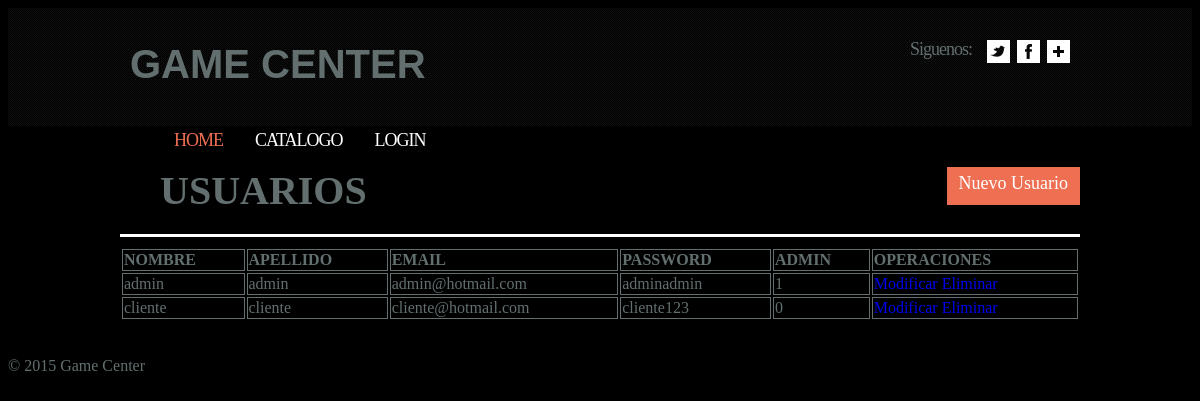
The app's page /usuarios.php with its own data.
### tables this page shows
CREATE TABLE IF NOT EXISTS `usuarios` (
`id` int(11) NOT NULL,
  `name` varchar(45) NOT NULL,
  `apellido` varchar(45) NOT NULL,
  `email` varchar(45) NOT NULL,
  `password` varchar(45) NOT NULL,
  `admin` tinyint(1) NOT NULL
);

### daos/global.php (called while the page is built, shortened)
<?php
function ejecutar_query($query)
{
    $con = mysqli_connect(SERVER, USER, PASSWORD, DB_NAME) or die ("Error " . mysqli_error($con));
    return mysqli_query($con, $query);
}

### daos/show_all_usuarios.php (called while the page is built)
<?php
include 'global.php';
$query = "select * from usuarios";
$usuarios = ejecutar_query($query);
?>

### usuarios.php (the view, shortened to what this page needs)
<?php
include 'daos/show_all_usuarios.php';
?>
<!DOCTYPE html>
<html>
<head lang="en">
    <link rel="stylesheet" href="styles/index.css"/>
    <link rel="stylesheet" href="styles/tables.css"/>
</head>
<body>
<?php include '_header.php' ?>
    <div class="table_up" id="content">
        <h2 class="title">Usuarios</h2>
        <a href="#" class="button btn_table">Nuevo Usuario</a>
    </div>
    <div class="wrap-table" id="content">
        <table align="center">
            <thead>
            <tr>
                <td> Nombre </td>
                <td> Apellido </td>
                <td> Email </td>
                <td> Password </td>
                <td> Admin </td>
                <td> Operaciones </td>
            </tr>
            </thead>
            <tbody>
            <?php foreach($usuarios as $usuario): ?>
                <tr>
                    <td> <?php echo $usuario['name'] ?> </td>
                    <td> <?php echo $usuario['apellido'] ?> </td>
                    <td> <?php echo $usuario['email'] ?> </td>
                    <td> <?php echo $usuario['password'] ?> </td>
                    <td> <?php echo $usuario['admin'] ?> </td>
                    <td>
                        <a href="#">Modificar</a>
                        <a href="#">Eliminar</a>
                    </td>
                </tr>
            <?php endforeach ?>
            </tbody>
        </table>
    </div>
<?php include '_footer.php'?>
</body>
</html>

### styles/index.css (style rules this page uses)
html { background-color: #000000; }
body { color: #636f6f; }
a { text-decoration: none; }
#content { width:960px; margin:0 auto; padding:0 0 55px 0; position:relative; }
.button { text-decoration: none; background:#ef6f53; color:#fff; font-size:18px; line-height:24px; padding:4px 12px 10px 12px; display:inline-block; }

### styles/tables.css (style rules this page uses)
.btn_table { display: inline-block; float: right; }
h2 { font-size: 40px; margin: 0; }
.title { text-transform: uppercase; display: inline-block; float: left; margin-left: 40px; }
.wrap-table { border-top: solid #ffffff; }
table { width: 100%; }
thead { text-transform: uppercase; font-weight: bold; }
td { border: 1px solid #636f6f; }
#content { width:960px; margin:0 auto; padding:10px 0 20px 0; position:relative; }

### records on screen
usuarios: name "admin", apellido "admin", email "admin@hotmail.com", password "adminadmin", admin "1"
usuarios: name "cliente", apellido "cliente", email "cliente@hotmail.com", password "cliente123", admin "0"
